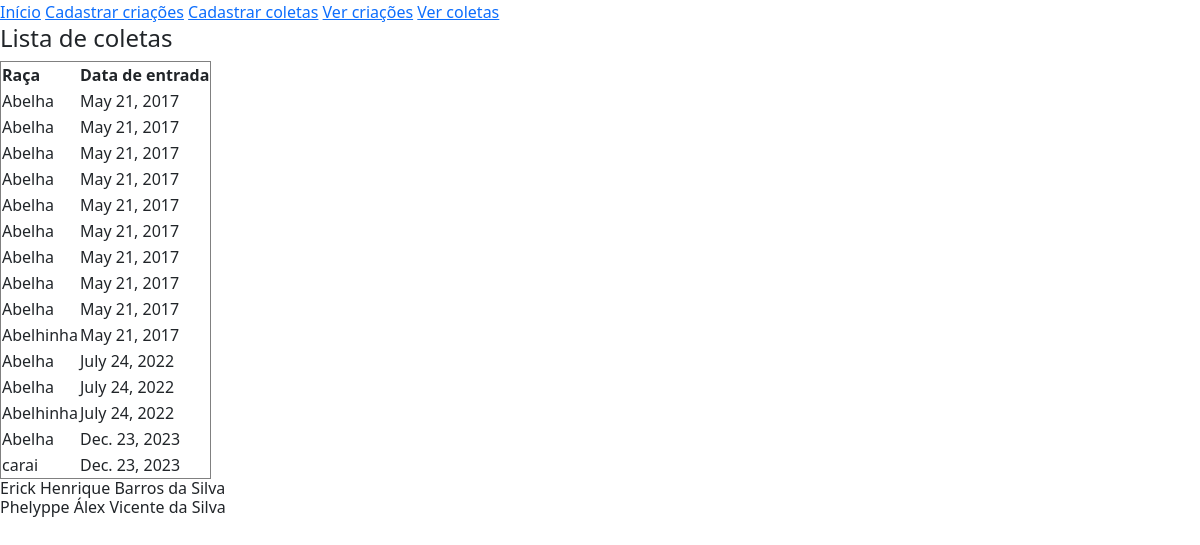
/listar-criacoes/, run on the app's committed database.
### Producao/models.py (models this page shows, shortened)
class Criacao(models.Model):
    id = models.AutoField(primary_key=True)
    raca = models.CharField(max_length=30, verbose_name='raca')
    data_entrada = models.DateField(max_length=10, verbose_name='data_entrada')
    class Meta:
        ordering = ['data_entrada', 'raca']
        app_label = 'Producao'

### Producao/views.py (the view)
# urls.py: path('listar-criacoes/', views.listar_criacoes, name='listar_criacoes'),
def listar_criacoes(request):
    lista_criacoes = Criacao.objects.all()
    informacoes = {
        'lista_criacoes': lista_criacoes
    }
    return render(request, 'Producao/listar_criacoes.html', informacoes)

### templates/Producao/listar_criacoes.html (shortened to what this page needs)
{% extends "base.html" %}
{% block subtitulo %}
Lista de coletas
{% endblock %}
{% block conteudo %}
    <table border="1">
        <tr>
            <th>Raça</th>
            <th>Data de entrada</th>
        </tr>
        {% for criacoes in lista_criacoes %}
            <tr>
                <td>{{criacoes.raca}}</td>
                <td>{{criacoes.data_entrada}}</td>
            </tr>
        {% endfor %}
    </table>
{% endblock %}

### data on the page
Criacao: raca "Abelha", data_entrada "May 21, 2017"
Criacao: raca "Abelha", data_entrada "May 21, 2017"
Criacao: raca "Abelha", data_entrada "May 21, 2017"
Criacao: raca "Abelha", data_entrada "May 21, 2017"
Criacao: raca "Abelha", data_entrada "May 21, 2017"
Criacao: raca "Abelha", data_entrada "May 21, 2017"
Criacao: raca "Abelha", data_entrada "May 21, 2017"
Criacao: raca "Abelha", data_entrada "May 21, 2017"
Criacao: raca "Abelha", data_entrada "May 21, 2017"
Criacao: raca "Abelhinha", data_entrada "May 21, 2017"
Criacao: raca "Abelha", data_entrada "July 24, 2022"
Criacao: raca "Abelha", data_entrada "July 24, 2022"
Criacao: raca "Abelhinha", data_entrada "July 24, 2022"
Criacao: raca "Abelha", data_entrada "Dec. 23, 2023"
Criacao: raca "carai", data_entrada "Dec. 23, 2023"
